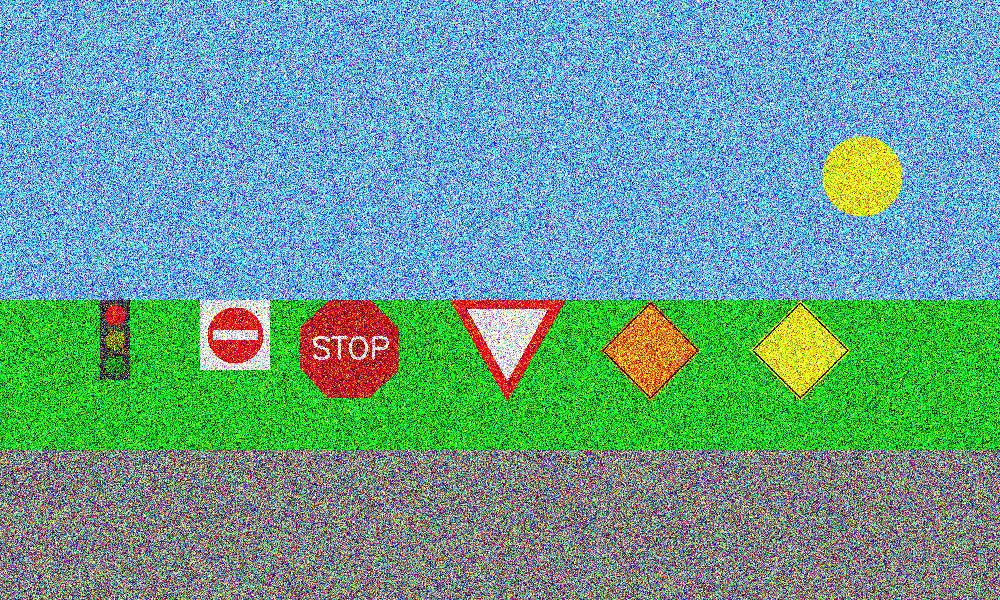
#> input picture input_images/noisy_scene_all_signs.png, 1000 x 600 px, found by its file name
$ jupyter execute --allow-errors main.ipynb
#> lines starting #> are read from the running program, lines starting #| are printed output that depends on the picture
[cell 1]
import cv2
import numpy as np
from math import isclose
import glob

def show(img_text,img):
    cv2.imshow(img_text,img)
    cv2.waitKey(0)
    cv2.destroyAllWindows()


def traffic_light_detection(img_in, radii_range):
    temp=0
    new_circles=[]
    img = cv2.imread(img_in,0)
    out_image=cv2.imread(img_in)
    show('img',out_image)
    main_image=out_image.copy()
#     show("input",out_image)
    img = cv2.medianBlur(img,5)
    cimg = cv2.cvtColor(img,cv2.COLOR_GRAY2BGR)
    circles = cv2.HoughCircles(img,cv2.HOUGH_GRADIENT,1,10,param1=50,param2=24,minRadius=radii_range[0],maxRadius=radii_range[1])

    try:
        if not circles:
            return None
    except:
        pass


    if len(circles[0])>2:
        circles=circles[0]
        circles=sorted(circles,key=lambda x: x[0])
        for i in range(0,len(circles)):
            if i==len(circles)-1 or temp==2:
                if isclose(circles[i][0], circles[i-1][0], abs_tol=5) :
                    new_circles.append(circles[i])
                    temp=temp+1
            elif isclose(circles[i][0], circles[i+1][0], abs_tol=5):
                new_circles.append(circles[i])
                temp=temp+1


    if len(new_circles)>2:
        new_circles=new_circles[:3]
        new_circles.sort(key=lambda x: x[1])
        for i in new_circles:
            # draw the outer circle
            cv2.circle(out_image,(i[0],i[1]),int(i[2]),(255,255,255),2)
            # draw the center of the circle
            cv2.circle(out_image,(i[0],i[1]),2,(255,255,0),3)

#         show("output",out_image)

        red=new_circles[0]
        yellow=new_circles[1]
        green=new_circles[2]

        yellow_square=main_image[int(yellow[1]):int(yellow[1])+1,int(yellow[0]):int(yellow[0])+1]
        yellow_square=cv2.resize(yellow_square,(150,150))


        red_square=main_image[int(red[1]):int(red[1])+1,int(red[0]):int(red[0])+1]
        red_square=cv2.resize(red_square,(150,150))


        green_square=main_image[int(green[1]):int(green[1])+1,int(green[0]):int(green[0])+1]
        green_square=cv2.resize(green_square,(150,150))


        y = yellow_square[75][75]
        r = red_square[75][75]
        g = green_square[75][75]

        op = {
            'red': 0,
            'yellow': 0,
            'green': 0
        }
        if 255 in y: op['yellow'] = 1
        elif 255 in r: op['red'] = 1
        elif 255 in g: op['green'] = 1
        show("output",out_image)
        return (yellow[0],yellow[1]),op

    return None

[cell 2]
# img_path=r"input_images/scene_all_signs.png"
img_path=r"D:\free lnace project\Traffic lights\input_images\TEST_NOISE.png"
#> (the rest of this cell did not finish here and is left out)

[cell 3]
img_path = r"D:\free lnace project\Traffic lights\input_images\noisy_scene_all_signs.png"
img = cv2.imread(img_path)
#> img is the input picture: shape (600, 1000, 3); mean B, G, R 149.7, 158.4, 104.9
# dst = cv2.fastNlMeansDenoisingColored(img,None,1,1,7,21)

show("img",img)
# show("img",dst)

blur = cv2.blur(img,(9,9))
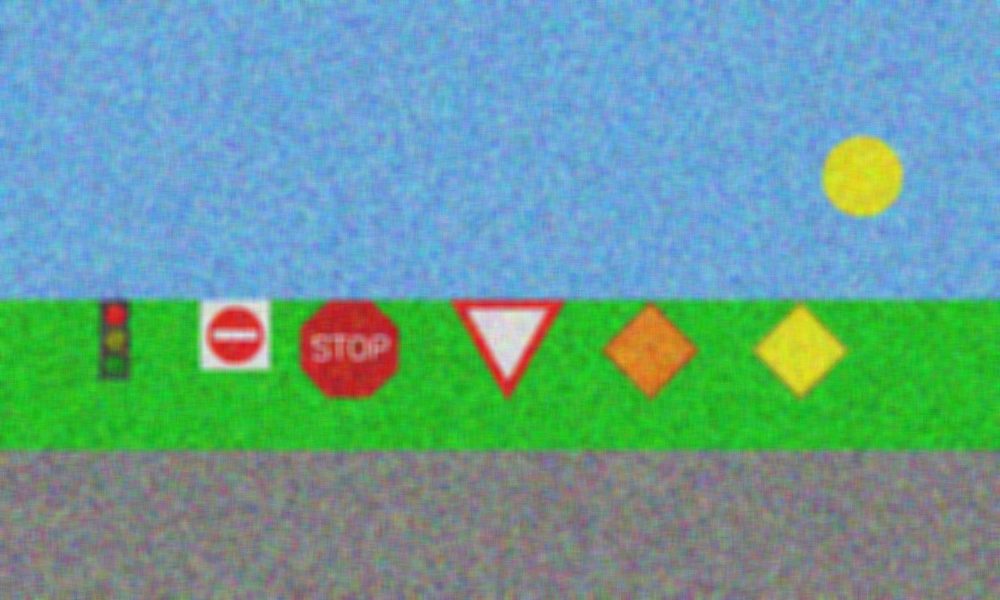
#> blur: shape (600, 1000, 3); mean B, G, R 149.7, 158.4, 104.9
gaussblur = cv2.GaussianBlur(img,(9,9),0)
meidanblur = cv2.medianBlur(img,19)
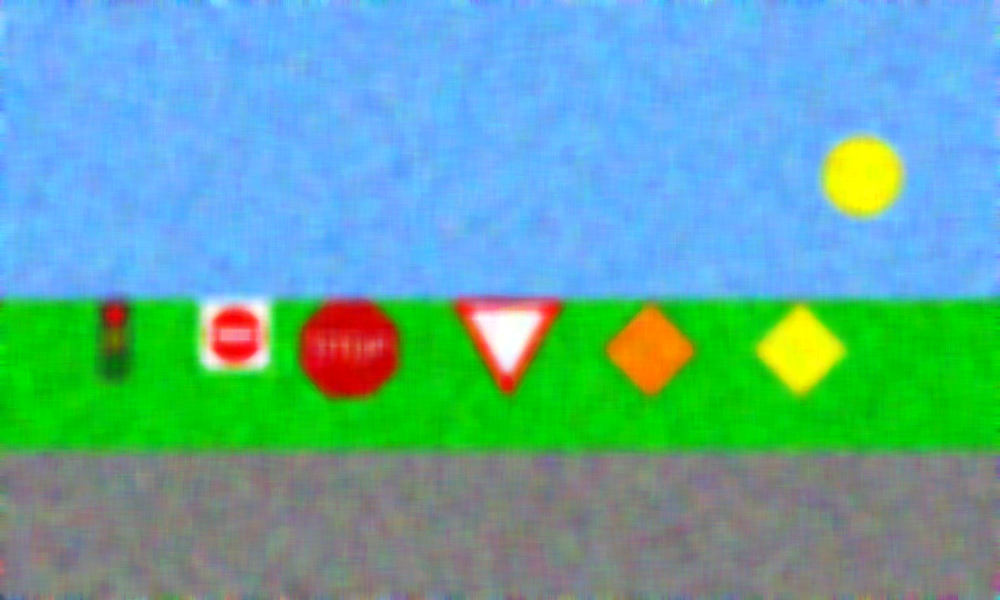
#> meidanblur: shape (600, 1000, 3); mean B, G, R 159.3, 168.2, 96.4
# show("img",blur)
# show("img",gaussblur)
show("img",meidanblur)


kernel=np.array([[0,-1,0],[-1,7,-1],[0,-1,0]])
meidanblur = cv2.filter2D(meidanblur, -1, kernel)
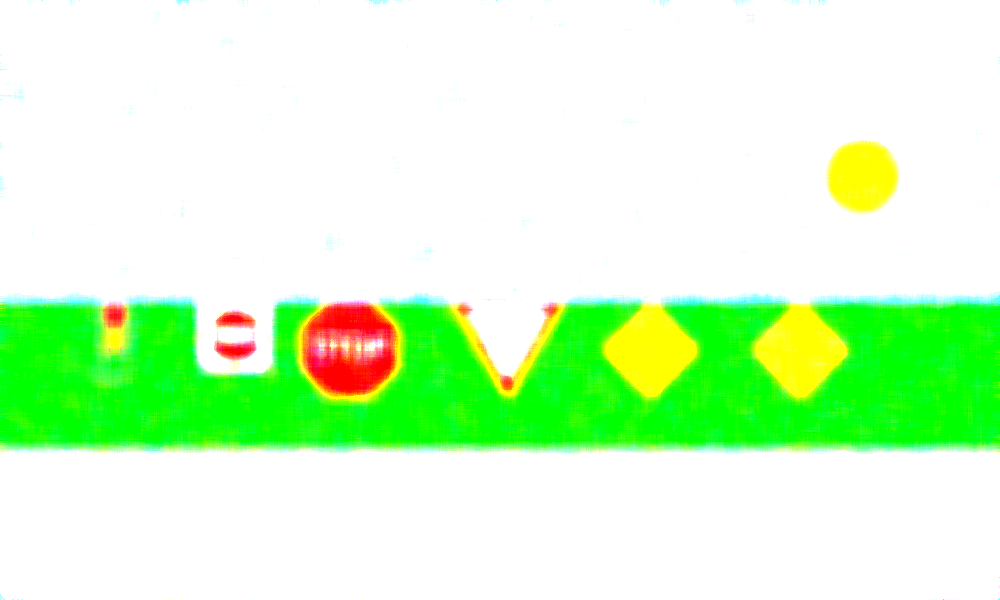
#> meidanblur: shape (600, 1000, 3); mean B, G, R 198.9, 252.1, 209.4

show("img",meidanblur)

$ run again, with input_images/scene_all_signs.png copied over input_images/noisy_scene_all_signs.png
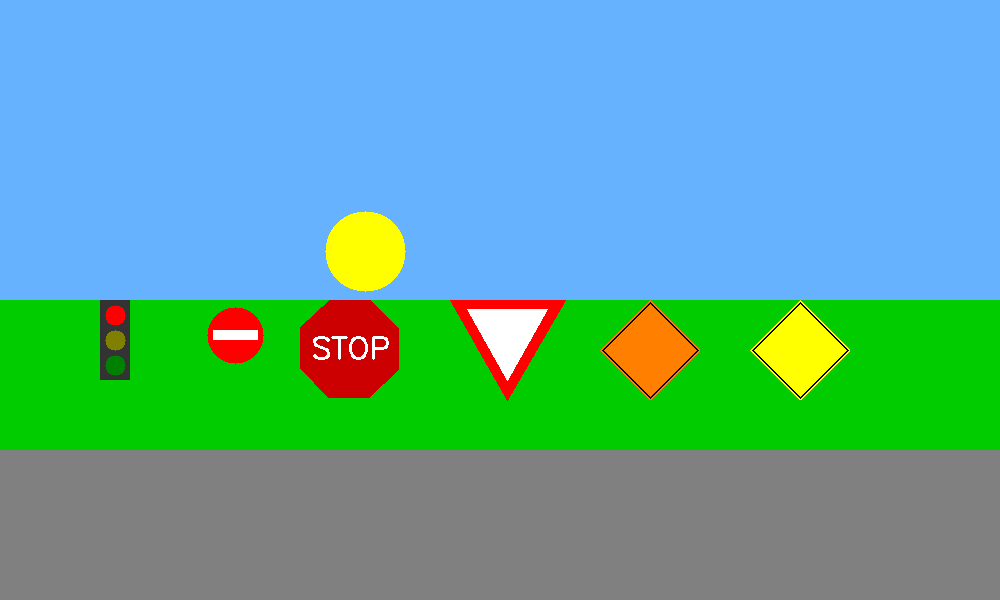
#> input picture input_images/scene_all_signs.png, 1000 x 600 px, found by its file name
#> img is the input picture: shape (600, 1000, 3); mean B, G, R 159.2, 167.8, 95
#> `blur = cv2.blur(img,(9,9))`:
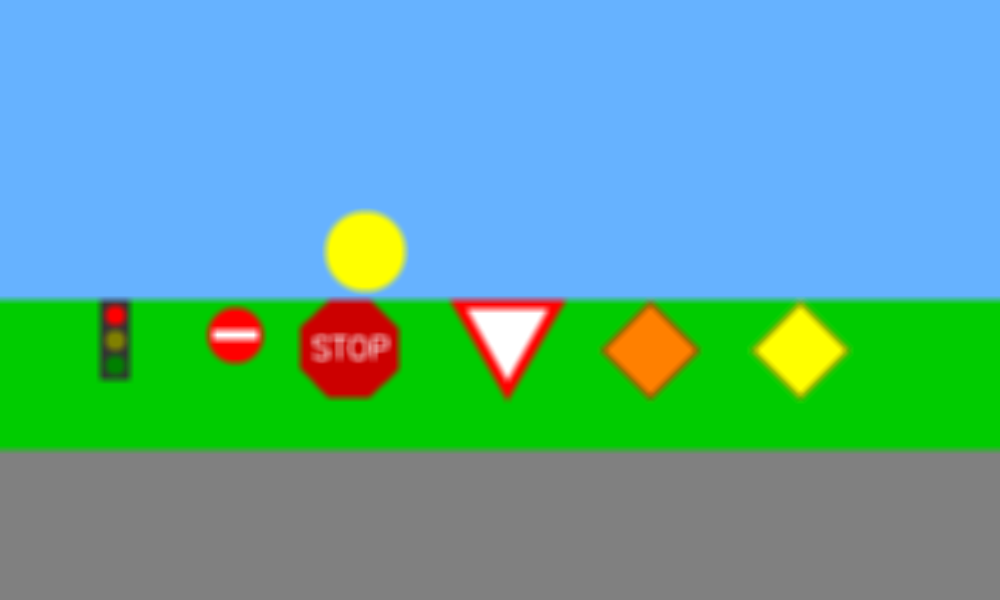
#> blur: shape (600, 1000, 3); mean B, G, R 159.2, 167.8, 95
#> `meidanblur = cv2.filter2D(meidanblur, -1, kernel)`:
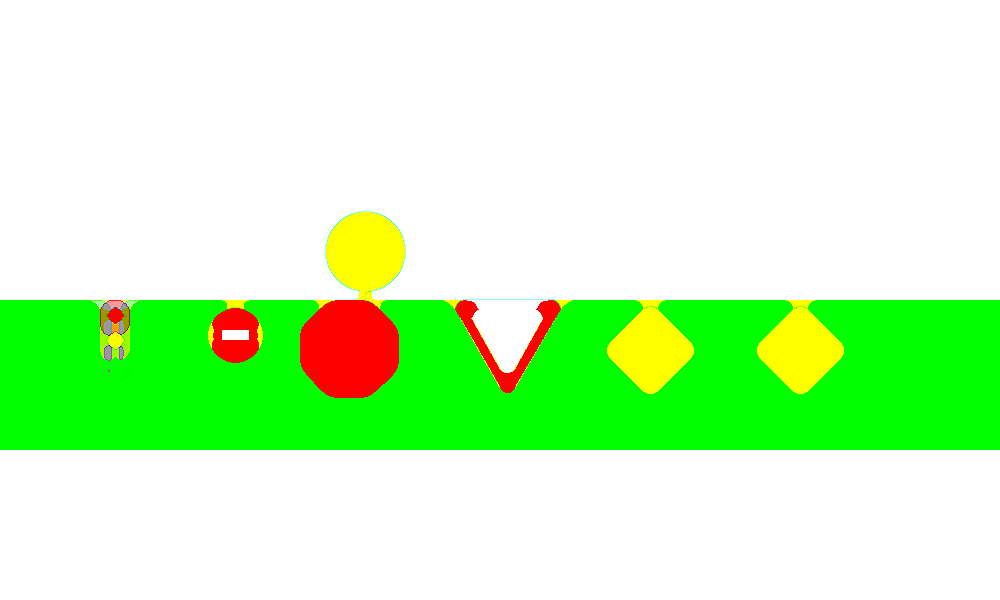
#> meidanblur: shape (600, 1000, 3); mean B, G, R 190.8, 249.6, 202.7
